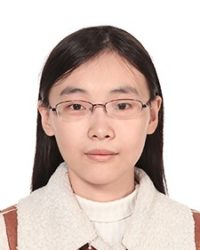
#> input picture project/src/robotart/src/raven_huang.jpg, 200 x 250 px
$ python lines2.py   (older library calls are emulated)
#> lines starting #> are read from the running program, lines starting #| are printed output that depends on the picture
from __future__ import division
import cv2
import numpy as np
import matplotlib.pyplot as plt
from matplotlib.collections import cm
from matplotlib.animation import FuncAnimation

def crop(img):
    if img.shape[0] > img.shape[1]:
        img = img[(img.shape[0] - img.shape[1])//2:-(img.shape[0] - img.shape[1])//2, :]
    elif img.shape[0] < img.shape[1]:
        img = img[:, (img.shape[1] - img.shape[0])//2:-(img.shape[1] - img.shape[0])//2]

    return img

def hatch(img, threshhold = 0.5, angle = 45, number = 30, cropped = False):
    if not cropped:
        crop(img)

    spacing = img.shape[0]/(number + 2)
    m = np.tan(angle*np.pi/180)
    dy = abs(spacing/np.cos(angle*np.pi/180))

    lines = np.array([0, 0, 0, 0])
    zigzag = True

    done = False
    i = 1
    while not done:
        if m > 0:
            b = img.shape[0] - i*dy
        else:
            b = i*dy

        done = True
        drawing = False
        new = np.array([0, 0, 0, 0])

        for x in np.arange(0, img.shape[1] - 0.5, 0.5):
            y = m*x + b
            px = int(round(x))
            py = int(-(round(y) + 1))

            if py < 0 and py > -(img.shape[0] + 1):
                done = False

                if not drawing and img[py, px] <= threshhold*255:
                    drawing = True
                    x1, y1 = x/img.shape[1], y/img.shape[0]
                elif drawing and img[py, px] > threshhold*255:
                    drawing = False
                    if zigzag:
                        new = np.vstack((new, [x1, x/img.shape[1], y1, y/img.shape[0]]))
                    else:
                        new = np.vstack(([x/img.shape[1], x1, y/img.shape[0], y1], new))

        if drawing:
            drawing = False
            if zigzag:
                new = np.vstack((new, [x1, x/img.shape[1], y1, y/img.shape[0]]))
            else:
                new = np.vstack(([x/img.shape[1], x1, y/img.shape[0], y1], new))

        zigzag = not zigzag

        lines = np.vstack((lines, new))

        i += 1

    if lines.shape[0] > 1:
        for l in range(lines.shape[0]):
            for i in range(2):
                if np.min(lines[l, 2 + i]) < 0:
                    lines[l, 0 + i] = -lines[l, 2]*(lines[l, 1] - lines[l, 0])/(lines[l, 3] - lines[l, 2]) + lines[l, 0]
                    lines[l, 2 + i] = 0

        for l in range(lines.shape[0]):
            for i in range(2):
                if np.min(lines[l, 2 + i]) > 1:
                    lines[l, 0 + i] = (1 - lines[l, 2])*(lines[l, 1] - lines[l, 0])/(lines[l, 3] - lines[l, 2]) + lines[l, 0]
                    lines[l, 2 + i] = 1

        lines = lines[~np.all(lines == 0, axis = 1)]

    return lines

def crosshatch(img, layers = 10, blacks = 0, whites = 1, brightness = 0, number = 30, angle = 35):
    img = crop(img)

    lines = np.array([0, 0, 0, 0])

    grad_x = cv2.Scharr(img, cv2.CV_64F, 0, 1)
    grad_y = cv2.Scharr(img, cv2.CV_64F, 1, 0)
    for i in range(0, len(img), 5):
        for j in range(0, len(img[i]), 5):
            center = (j / len(img[i]), 1 - i / len(img))
            norm = np.sqrt(grad_x[i][j] ** 2 + grad_y[i][j] ** 2)
            if norm < 200:
                continue
            x_shift = grad_x[i][j] / 50000
            y_shift = grad_y[i][j] / 50000
            # lines = np.vstack((lines, np.array([center[0] - x_shift, center[0] + x_shift, center[1] - y_shift, center[1] + y_shift])))

    athresh = []
    alines = []

    for i in range(layers):
        threshhold = (i/(layers - 1))*(whites - blacks) + blacks + brightness
        new = hatch(img, threshhold = threshhold, angle = angle + 70*i, number = number, cropped = True)
        lines = np.vstack((lines, new))

    print('Number of lines: ', lines.shape[0])

    return lines

def preview(img, lines, lw = 1):
    fig, ax = plt.subplots(1, 2, figsize = (11, 5))

    ax[0].imshow(crop(img), cmap = 'gray')
    ax[0].axis('off')

    for l in lines:
        ax[1].plot(l[:2], l[2:], 'k-', lw = 1)
    ax[1].axis([0, 1, 0, 1])
    ax[1].axis('off')

    plt.show()

# [54 lines left out: functions cmyk_crosshatch, cmyk_preview, levels, not called in this run]

if __name__ == "__main__":
    # img = np.array(cv2.imread('snoof.jpg', 0))
    img = np.array(cv2.GaussianBlur(cv2.imread('raven_huang.jpg', 0), (3, 3), cv2.BORDER_DEFAULT))
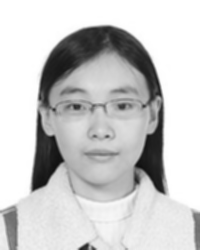
#> img: shape (250, 200); min 15, max 255, mean 202
    # [6 lines of commented-out code are left out]
    lines = crosshatch(img, blacks = 0, whites = 0.9, layers = 15, number = 100)
#> in crop, `img = img[(img.shape[0] - img.shape[1])//2:-(img.shape[0] - img.shape[..`:
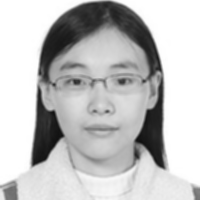
#> img: shape (200, 200); min 15, max 255, mean 192.9
#> in crosshatch, `grad_x = cv2.Scharr(img, cv2.CV_64F, 0, 1)`:
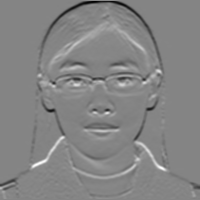
#> grad_x: shape (200, 200) float64; min -2141, max 1964, mean -3.3; drawn with min black and max white
#> in crosshatch, `grad_y = cv2.Scharr(img, cv2.CV_64F, 1, 0)`:
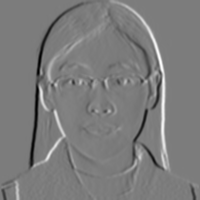
#> grad_y: shape (200, 200) float64; min -2315, max 2414, mean -0.8; drawn with min black and max white
#> the loop in crosshatch, `for i in range(0, len(img), 5):` made 40 passes
#> i on passes 2 to 13: 5, 10, 15, 20, 25, 30, 35, 40, 45, 50, 55, 60
#> the loop in crosshatch, `for i in range(layers):` made 15 passes
#> lines on passes 1 to 2: [[0, 0, 0, 0]], [[0, 0, 0, 0]]
#> after the loop in crosshatch, `for i in range(layers):`: lines = 2756 rows, first 6: [0, 0, 0, 0], [0.175, 0.168, 0.182, 0.182], [0.168, 0.198, 0.192, 0.189], [0.217, 0.168, 0.197, 0.202], [0.175, 0.228, 0.211, 0.206], [0.235, 0.175, 0.216, 0.221]
#| Number of lines:  2756
    preview(img, lines)
#> the loop in preview, `for l in lines:` made 2756 passes
#> in preview, `plt.show()`:
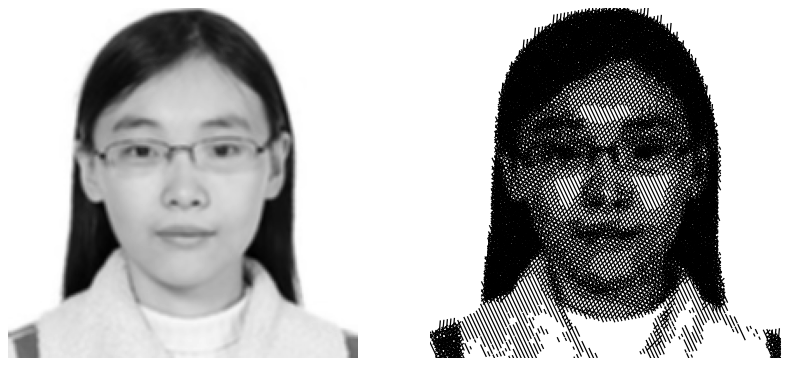
#> figure drawn by matplotlib, 2 panels

    # [19 lines of commented-out code are left out]

$ run again, with project/src/robotart/src/steve.jpg copied over project/src/robotart/src/raven_huang.jpg
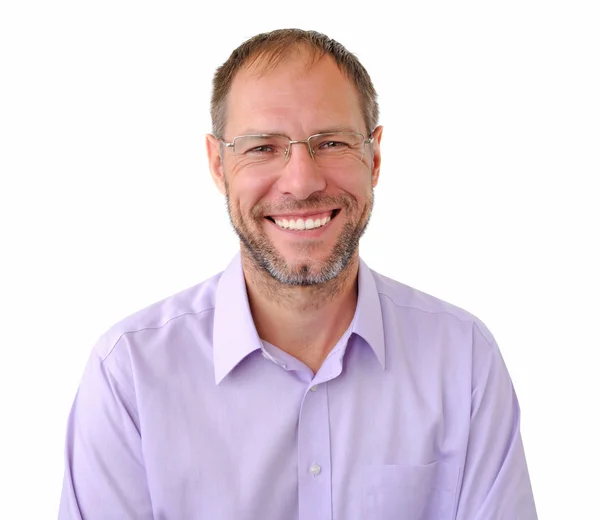
#> input picture project/src/robotart/src/steve.jpg, 600 x 520 px
#> in crosshatch, `grad_y = cv2.Scharr(img, cv2.CV_64F, 1, 0)`:
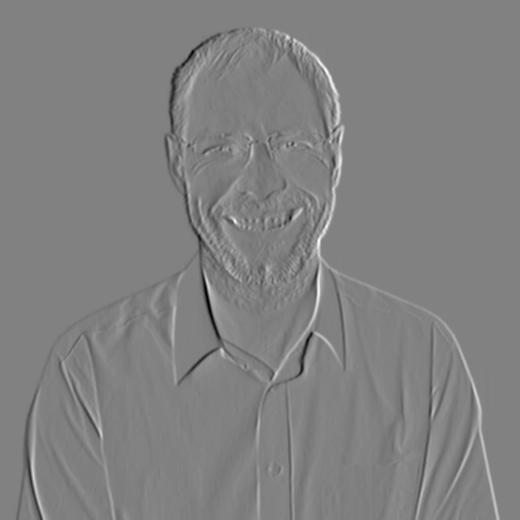
#> grad_y: shape (520, 520) float64; min -1707, max 1664, mean 0; drawn with min black and max white
#> the loop in crosshatch, `for i in range(0, len(img), 5):` made 104 passes
#> i on passes 2 to 9: 5, 10, 15, 20, 25, 30, 35, 40
#> the loop in crosshatch, `for i in range(layers):` made 15 passes
#> lines on passes 1 to 2: [[0, 0, 0, 0]], [[0, 0, 0, 0], [0.563, 0.564, 0.587, 0.583]]
#> after the loop in crosshatch, `for i in range(layers):`: lines = 2479 rows, first 6: [0, 0, 0, 0], [0.563, 0.564, 0.587, 0.583], [0.61, 0.607, 0.439, 0.439], [0.607, 0.61, 0.449, 0.449], [0.61, 0.608, 0.458, 0.459], [0.438, 0.444, 0.582, 0.581]
#| Number of lines:  2479
#> the loop in preview, `for l in lines:` made 2479 passes
#> in preview, `plt.show()`:
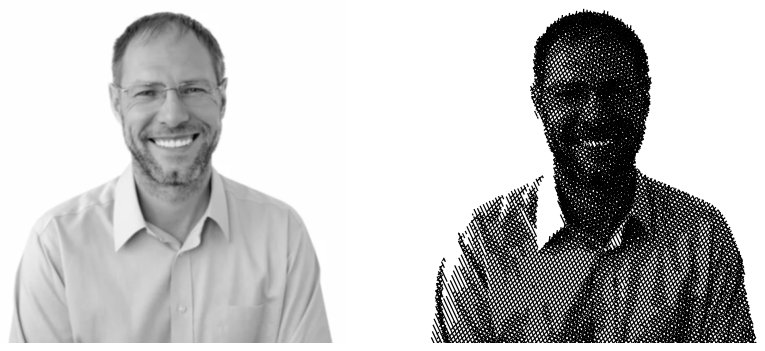
#> figure drawn by matplotlib, 2 panels
